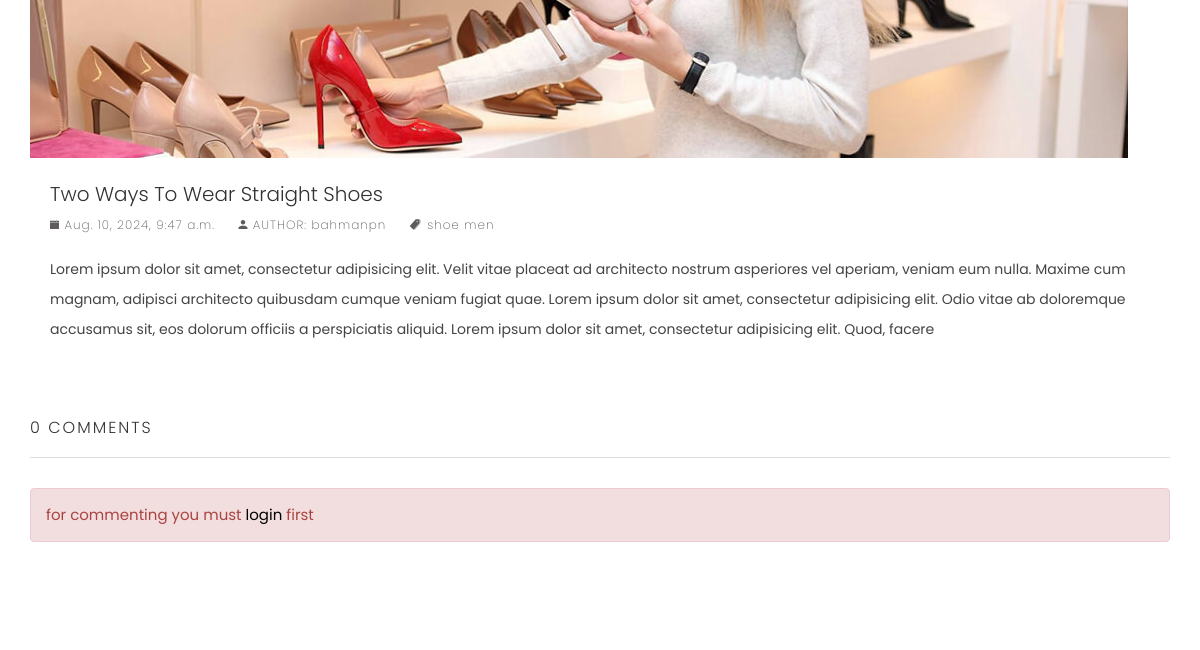
Page /blog/two-ways-to-wear-straight-shoes/ (lower part) on the earlier database version.
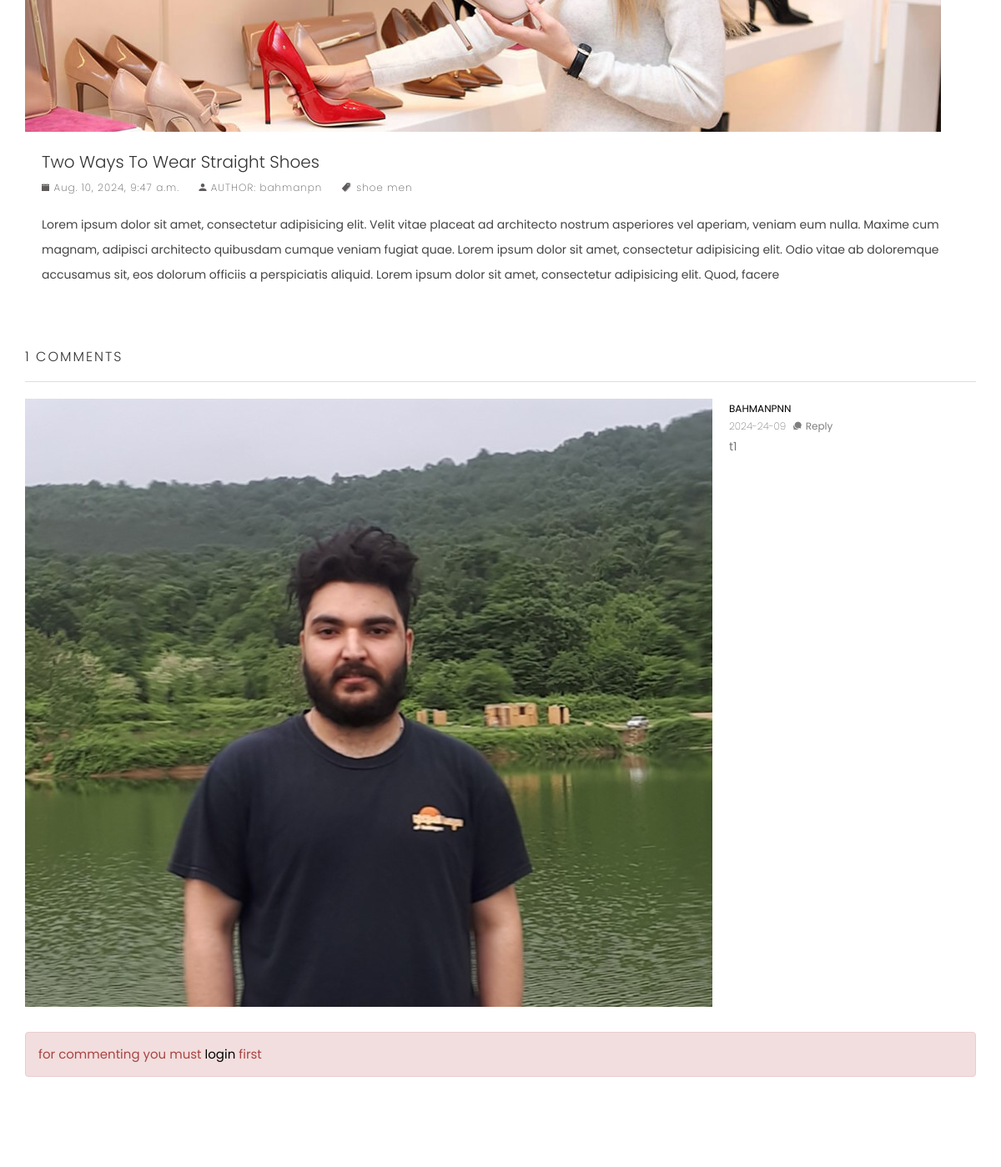
Same page on the later database version.
### blog_module/models.py (models this page shows)
class ArticleTag(models.Model):
    title=models.CharField(max_length=127)
    url_title=models.CharField(max_length=127,unique=True)
    def __str__(self):
        return self.title

class ArticleComment(models.Model):
    parent=models.ForeignKey('ArticleComment',on_delete=models.CASCADE,blank=True,null=True)
    author=models.ForeignKey(User,on_delete=models.CASCADE)
    created_date=models.DateTimeField(auto_now_add=True)
    text=models.TextField()
    article=models.ForeignKey(Article,on_delete=models.CASCADE)

### account_module/models.py (models this page shows)
class User(AbstractUser):
    phone_number=models.CharField(max_length=11,unique=True,null=True,blank=True)
    image=models.ImageField(upload_to='images/profiles',null=True,blank=True)
    email_active_code=models.CharField(max_length=100,null=True)
    about_user=models.TextField(null=True,blank=True)
    USERNAME_FIELD='phone_number'
    REQUIRED_FIELDS=['email','username']
    def __str__(self):
        if self.username:
            return self.username
        return self.email

### blog_module/views.py (the view)
# urls.py: path('<slug:slug>/',views.ArticleDetailView.as_view(),name='article-detail'),
class ArticleDetailView(View):
    template_name='blog_module/article_detail.html'
    def get(self,request,slug):
        article=get_object_or_404(Article,slug=slug,is_active=True)
        comments=ArticleComment.objects.filter(parent_id=None,article_id=article.id).order_by('-created_date').prefetch_related('articlecomment_set')
        comments_count=ArticleComment.objects.filter(article_id=article.id).count()
        user_ip=get_client_ip(request)
        has_been_visited=ArticleVisit.objects.filter(ip__exact=user_ip,article=article).exists()
        if not has_been_visited:
            if request.user.is_authenticated:
                user_id=request.user.id
            else:
                user_id=None
            new_visit=ArticleVisit(ip=user_ip,article=article,user_id=user_id)
            new_visit.save()
        return render(request,self.template_name,{
            'article':article,
            'comments':comments,
            'comments_count':comments_count
        })

### order_module/context_processors.py (called while the page is built)
def basket_products(request):
    user_basket=OrderBasket.objects.prefetch_related('order_detail').filter(is_paid=False,user_id=request.user.id).first()
    if user_basket is not None:
        return {'user_basket':user_basket}
    else:
        return {'user_basket':None}

### utils/http_service.py (called while the page is built)
def get_client_ip(request:HttpRequest):
    request=request.META
    if request.get('HTTP_X_FORWARDED_FOR'):
        ip=request.get('HTTP_X_FORWARDED_FOR').split(',')[0]
    else:
        ip=request.get('REMOTE_ADDR')
    return ip

### blog_module/templates/blog_module/article_detail.html (shortened to what this page needs)
{% extends "base.html" %}
{% load thumbnail %}
{% block content %}
<section class="page-wrapper">
	<div class="container">
		<div class="row">
			<div class="col-md-12">
				<div class="post post-single">
					<div class="post-thumb">
						<img class="img-responsive" src="{{article.image.url}}" alt="">
					</div>
					<h2 class="post-title">{{article.title}}</h2>
					<div class="post-meta">
						<ul>
							<li>
								<i class="tf-ion-ios-calendar"></i> {{article.created_date }}
							</li>
								{% if article.author %}
									<li>
										<i class="tf-ion-android-person"></i> AUTHOR: {{article.author}}
									</li>
								{% endif %}
							<li>
								<i class="tf-ion-ios-pricetags"></i>{% for tag in article.tags.all %}<a href=""> {{tag}}</a>{% endfor %}
							</li>
						</ul>
					</div>
					<div class="post-content post-excerpt">
						<p>{{article.text}}</p>
					</div>
				    <div class="post-comments" id='comments_area'>
				    	<h3 class="post-sub-heading">{{comments_count}} Comments</h3>
				    	<ul class="media-list comments-list m-bot-50 clearlist">
							{% for comment in comments %}
								<li class="media" id='single_comment_{{comment.id}}'>
									<a class="pull-left" href="#!">
										{% if comment.author.image %}
											{% thumbnail comment.author.image "50x50" crop='center' quality=75 as im%}
												<img class="media-object comment-avatar" src="{{im.url}}" alt="{{comment.author}}" >
											{% endthumbnail%}
											{% else %}
												<img class="media-object comment-avatar" src="/static/images/blog/avater-1.jpg" alt="" width="50" height="50">
										{% endif %}
									</a>
									<div class="media-body">
										<div class="comment-info">
											<h4 class="comment-author">
												<a href="#!">{{comment.author}}</a>
											</h4>
											<time>{{comment.created_date |date:"Y-d-m"}}</time>
											<a class="comment-button" href="#!" onclick="fillParentId({{comment.id}})"><i class="tf-ion-chatbubbles"></i>Reply</a>
										</div>
										<p>{{comment.text}}</p>
									</div>
								</li>
							{% endfor %}
						</ul>
				    </div>
					{% if request.user.is_authenticated %}
					<div class="post-comments-form" id='comment_form'>
				    	<h3 class="post-sub-heading text-center">Leave Your Comment</h3>
				    	<form method="post" action="" id="form" role="form" >
				            <div class="row">
								<input type='hidden' value="" id='parentId'>
				                <div class="form-group col-md-12">
				                    <textarea name="text" id="text" class=" form-control" rows="6" placeholder="Comment" maxlength="400"></textarea>
				                </div>
				                <div class="form-group col-md-12">
									<a class="btn btn-small btn-main " onclick=SendArticleComment({{article.id}})>Send</a>
				                    {% comment %} <button type="submit" class="btn btn-small btn-main ">
				                        Send comment
				                    </button> {% endcomment %}
				                </div>
				            </div>
				        </form>
				    </div>
					{% else %}
					<p class="alert alert-danger">
						for commenting you must <a href="{% url "login-page" %}">login</a> first
					</p>
					{% endif %}
				</div>
			</div>
		</div>
	</div>
</section>
{% endblock content %}

Differences in the rows shown:
added ArticleComment: author "BAHMANPNN", created_date "2024-24-09", text "t1"
Other differences:
{{ comments_count }}: "0" → "1"
